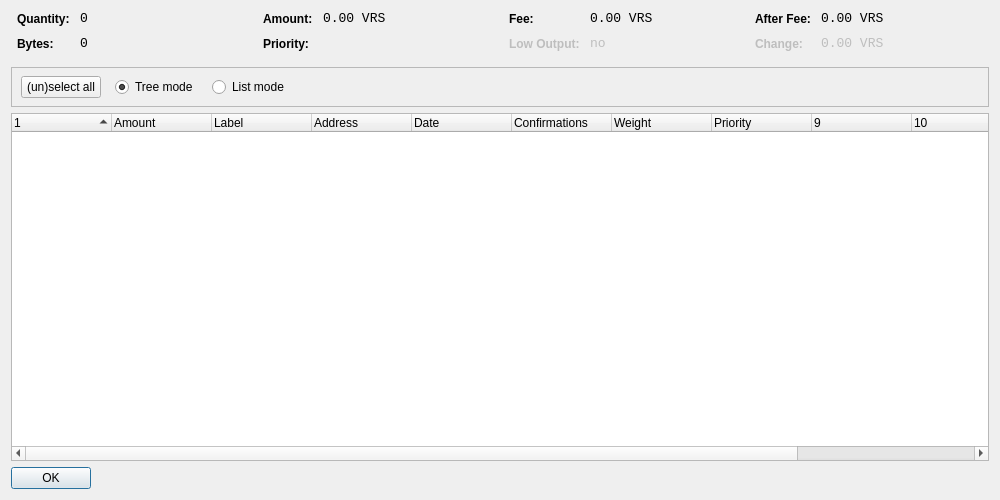
<?xml version="1.0" encoding="UTF-8"?>
<ui version="4.0">
 <class>CoinControlDialog</class>
 <widget class="QWidget" name="CoinControlDialog">
  <property name="geometry">
   <rect>
    <x>0</x>
    <y>0</y>
    <width>1000</width>
    <height>500</height>
   </rect>
  </property>
  <property name="windowTitle">
   <string>Coin Control</string>
  </property>
  <layout class="QVBoxLayout" name="verticalLayout">
   <item>
    <layout class="QHBoxLayout" name="horizontalLayoutTop" stretch="0,0,0,0">
     <property name="topMargin">
      <number>0</number>
     </property>
     <property name="bottomMargin">
      <number>10</number>
     </property>
     <item>
      <layout class="QFormLayout" name="formLayoutCoinControl1">
       <property name="horizontalSpacing">
        <number>10</number>
       </property>
       <property name="verticalSpacing">
        <number>10</number>
       </property>
       <property name="leftMargin">
        <number>6</number>
       </property>
       <property name="rightMargin">
        <number>6</number>
       </property>
       <item row="0" column="0">
        <widget class="QLabel" name="labelCoinControlQuantityText">
         <property name="styleSheet">
          <string notr="true">font-weight:bold;</string>
         </property>
         <property name="text">
          <string>Quantity:</string>
         </property>
        </widget>
       </item>
       <item row="0" column="1">
        <widget class="QLabel" name="labelCoinControlQuantity">
         <property name="font">
          <font>
           <family>Monospace</family>
           <pointsize>10</pointsize>
          </font>
         </property>
         <property name="cursor">
          <cursorShape>IBeamCursor</cursorShape>
         </property>
         <property name="contextMenuPolicy">
          <enum>Qt::ActionsContextMenu</enum>
         </property>
         <property name="text">
          <string notr="true">0</string>
         </property>
         <property name="textInteractionFlags">
          <set>Qt::LinksAccessibleByMouse|Qt::TextSelectableByKeyboard|Qt::TextSelectableByMouse</set>
         </property>
        </widget>
       </item>
       <item row="1" column="0">
        <widget class="QLabel" name="labelCoinControlBytesText">
         <property name="styleSheet">
          <string notr="true">font-weight:bold;</string>
         </property>
         <property name="text">
          <string>Bytes:</string>
         </property>
        </widget>
       </item>
       <item row="1" column="1">
        <widget class="QLabel" name="labelCoinControlBytes">
         <property name="font">
          <font>
           <family>Monospace</family>
           <pointsize>10</pointsize>
          </font>
         </property>
         <property name="cursor">
          <cursorShape>IBeamCursor</cursorShape>
         </property>
         <property name="contextMenuPolicy">
          <enum>Qt::ActionsContextMenu</enum>
         </property>
         <property name="text">
          <string notr="true">0</string>
         </property>
         <property name="textInteractionFlags">
          <set>Qt::LinksAccessibleByMouse|Qt::TextSelectableByKeyboard|Qt::TextSelectableByMouse</set>
         </property>
        </widget>
       </item>
      </layout>
     </item>
     <item>
      <layout class="QFormLayout" name="formLayoutCoinControl2">
       <property name="horizontalSpacing">
        <number>10</number>
       </property>
       <property name="verticalSpacing">
        <number>10</number>
       </property>
       <property name="leftMargin">
        <number>6</number>
       </property>
       <property name="rightMargin">
        <number>6</number>
       </property>
       <item row="0" column="0">
        <widget class="QLabel" name="labelCoinControlAmountText">
         <property name="styleSheet">
          <string notr="true">font-weight:bold;</string>
         </property>
         <property name="text">
          <string>Amount:</string>
         </property>
        </widget>
       </item>
       <item row="0" column="1">
        <widget class="QLabel" name="labelCoinControlAmount">
         <property name="font">
          <font>
           <family>Monospace</family>
           <pointsize>10</pointsize>
          </font>
         </property>
         <property name="cursor">
          <cursorShape>IBeamCursor</cursorShape>
         </property>
         <property name="contextMenuPolicy">
          <enum>Qt::ActionsContextMenu</enum>
         </property>
         <property name="text">
          <string notr="true">0.00 VRS</string>
         </property>
         <property name="textInteractionFlags">
          <set>Qt::LinksAccessibleByMouse|Qt::TextSelectableByKeyboard|Qt::TextSelectableByMouse</set>
         </property>
        </widget>
       </item>
       <item row="1" column="0">
        <widget class="QLabel" name="labelCoinControlPriorityText">
         <property name="styleSheet">
          <string notr="true">font-weight:bold;</string>
         </property>
         <property name="text">
          <string>Priority:</string>
         </property>
        </widget>
       </item>
       <item row="1" column="1">
        <widget class="QLabel" name="labelCoinControlPriority">
         <property name="font">
          <font>
           <family>Monospace</family>
           <pointsize>10</pointsize>
          </font>
         </property>
         <property name="cursor">
          <cursorShape>IBeamCursor</cursorShape>
         </property>
         <property name="contextMenuPolicy">
          <enum>Qt::ActionsContextMenu</enum>
         </property>
         <property name="text">
          <string/>
         </property>
         <property name="textInteractionFlags">
          <set>Qt::LinksAccessibleByMouse|Qt::TextSelectableByKeyboard|Qt::TextSelectableByMouse</set>
         </property>
        </widget>
       </item>
      </layout>
     </item>
     <item>
      <layout class="QFormLayout" name="formLayoutCoinControl3">
       <property name="horizontalSpacing">
        <number>10</number>
       </property>
       <property name="verticalSpacing">
        <number>10</number>
       </property>
       <property name="leftMargin">
        <number>6</number>
       </property>
       <property name="rightMargin">
        <number>6</number>
       </property>
       <item row="0" column="0">
        <widget class="QLabel" name="labelCoinControlFeeText">
         <property name="styleSheet">
          <string notr="true">font-weight:bold;</string>
         </property>
         <property name="text">
          <string>Fee:</string>
         </property>
        </widget>
       </item>
       <item row="0" column="1">
        <widget class="QLabel" name="labelCoinControlFee">
         <property name="font">
          <font>
           <family>Monospace</family>
           <pointsize>10</pointsize>
          </font>
         </property>
         <property name="cursor">
          <cursorShape>IBeamCursor</cursorShape>
         </property>
         <property name="contextMenuPolicy">
          <enum>Qt::ActionsContextMenu</enum>
         </property>
         <property name="text">
          <string notr="true">0.00 VRS</string>
         </property>
         <property name="textInteractionFlags">
          <set>Qt::LinksAccessibleByMouse|Qt::TextSelectableByKeyboard|Qt::TextSelectableByMouse</set>
         </property>
        </widget>
       </item>
       <item row="1" column="0">
        <widget class="QLabel" name="labelCoinControlLowOutputText">
         <property name="enabled">
          <bool>false</bool>
         </property>
         <property name="styleSheet">
          <string notr="true">font-weight:bold;</string>
         </property>
         <property name="text">
          <string>Low Output:</string>
         </property>
        </widget>
       </item>
       <item row="1" column="1">
        <widget class="QLabel" name="labelCoinControlLowOutput">
         <property name="enabled">
          <bool>false</bool>
         </property>
         <property name="font">
          <font>
           <family>Monospace</family>
           <pointsize>10</pointsize>
          </font>
         </property>
         <property name="cursor">
          <cursorShape>IBeamCursor</cursorShape>
         </property>
         <property name="contextMenuPolicy">
          <enum>Qt::ActionsContextMenu</enum>
         </property>
         <property name="text">
          <string>no</string>
         </property>
         <property name="textInteractionFlags">
          <set>Qt::LinksAccessibleByMouse|Qt::TextSelectableByKeyboard|Qt::TextSelectableByMouse</set>
         </property>
        </widget>
       </item>
      </layout>
     </item>
     <item>
      <layout class="QFormLayout" name="formLayoutCoinControl4">
       <property name="horizontalSpacing">
        <number>10</number>
       </property>
       <property name="verticalSpacing">
        <number>10</number>
       </property>
       <property name="leftMargin">
        <number>6</number>
       </property>
       <property name="rightMargin">
        <number>6</number>
       </property>
       <item row="0" column="0">
        <widget class="QLabel" name="labelCoinControlAfterFeeText">
         <property name="styleSheet">
          <string notr="true">font-weight:bold;</string>
         </property>
         <property name="text">
          <string>After Fee:</string>
         </property>
        </widget>
       </item>
       <item row="0" column="1">
        <widget class="QLabel" name="labelCoinControlAfterFee">
         <property name="font">
          <font>
           <family>Monospace</family>
           <pointsize>10</pointsize>
          </font>
         </property>
         <property name="cursor">
          <cursorShape>IBeamCursor</cursorShape>
         </property>
         <property name="contextMenuPolicy">
          <enum>Qt::ActionsContextMenu</enum>
         </property>
         <property name="text">
          <string notr="true">0.00 VRS</string>
         </property>
         <property name="textInteractionFlags">
          <set>Qt::LinksAccessibleByMouse|Qt::TextSelectableByKeyboard|Qt::TextSelectableByMouse</set>
         </property>
        </widget>
       </item>
       <item row="1" column="0">
        <widget class="QLabel" name="labelCoinControlChangeText">
         <property name="enabled">
          <bool>false</bool>
         </property>
         <property name="styleSheet">
          <string notr="true">font-weight:bold;</string>
         </property>
         <property name="text">
          <string>Change:</string>
         </property>
        </widget>
       </item>
       <item row="1" column="1">
        <widget class="QLabel" name="labelCoinControlChange">
         <property name="enabled">
          <bool>false</bool>
         </property>
         <property name="font">
          <font>
           <family>Monospace</family>
           <pointsize>10</pointsize>
          </font>
         </property>
         <property name="cursor">
          <cursorShape>IBeamCursor</cursorShape>
         </property>
         <property name="contextMenuPolicy">
          <enum>Qt::ActionsContextMenu</enum>
         </property>
         <property name="text">
          <string notr="true">0.00 VRS</string>
         </property>
         <property name="textInteractionFlags">
          <set>Qt::LinksAccessibleByMouse|Qt::TextSelectableByKeyboard|Qt::TextSelectableByMouse</set>
         </property>
        </widget>
       </item>
      </layout>
     </item>
    </layout>
   </item>
   <item>
    <widget class="QFrame" name="frame">
     <property name="minimumSize">
      <size>
       <width>0</width>
       <height>40</height>
      </size>
     </property>
     <property name="frameShape">
      <enum>QFrame::StyledPanel</enum>
     </property>
     <property name="frameShadow">
      <enum>QFrame::Sunken</enum>
     </property>
     <widget class="QWidget" name="horizontalLayoutWidget">
      <property name="geometry">
       <rect>
        <x>10</x>
        <y>0</y>
        <width>781</width>
        <height>41</height>
       </rect>
      </property>
      <layout class="QHBoxLayout" name="horizontalLayoutPanel" stretch="0,0,0,0">
       <property name="spacing">
        <number>14</number>
       </property>
       <item>
        <widget class="QPushButton" name="pushButtonSelectAll">
         <property name="sizePolicy">
          <sizepolicy hsizetype="Maximum" vsizetype="Fixed">
           <horstretch>0</horstretch>
           <verstretch>0</verstretch>
          </sizepolicy>
         </property>
         <property name="text">
          <string>(un)select all</string>
         </property>
        </widget>
       </item>
       <item>
        <widget class="QRadioButton" name="radioTreeMode">
         <property name="sizePolicy">
          <sizepolicy hsizetype="Maximum" vsizetype="Fixed">
           <horstretch>0</horstretch>
           <verstretch>0</verstretch>
          </sizepolicy>
         </property>
         <property name="text">
          <string>Tree mode</string>
         </property>
         <property name="checked">
          <bool>true</bool>
         </property>
        </widget>
       </item>
       <item>
        <widget class="QRadioButton" name="radioListMode">
         <property name="sizePolicy">
          <sizepolicy hsizetype="Maximum" vsizetype="Fixed">
           <horstretch>0</horstretch>
           <verstretch>0</verstretch>
          </sizepolicy>
         </property>
         <property name="text">
          <string>List mode</string>
         </property>
        </widget>
       </item>
       <item>
        <spacer name="horizontalSpacer">
         <property name="orientation">
          <enum>Qt::Horizontal</enum>
         </property>
         <property name="sizeHint" stdset="0">
          <size>
           <width>40</width>
           <height>20</height>
          </size>
         </property>
        </spacer>
       </item>
      </layout>
     </widget>
    </widget>
   </item>
   <item>
    <widget class="CoinControlTreeWidget" name="treeWidget">
     <property name="contextMenuPolicy">
      <enum>Qt::CustomContextMenu</enum>
     </property>
     <property name="sortingEnabled">
      <bool>false</bool>
     </property>
     <property name="columnCount">
      <number>12</number>
     </property>
     <attribute name="headerShowSortIndicator" stdset="0">
      <bool>true</bool>
     </attribute>
     <attribute name="headerStretchLastSection">
      <bool>false</bool>
     </attribute>
     <column>
      <property name="text">
       <string/>
      </property>
     </column>
     <column>
      <property name="text">
       <string>Amount</string>
      </property>
     </column>
     <column>
      <property name="text">
       <string>Label</string>
      </property>
     </column>
     <column>
      <property name="text">
       <string>Address</string>
      </property>
     </column>
     <column>
      <property name="text">
       <string>Date</string>
      </property>
     </column>
     <column>
      <property name="text">
       <string>Confirmations</string>
      </property>
      <property name="toolTip">
       <string>Confirmed</string>
      </property>
     </column>
     <column>
      <property name="text">
       <string>Weight</string>
      </property>
     </column>
     <column>
      <property name="text">
       <string>Priority</string>
      </property>
     </column>
     <column>
      <property name="text">
       <string/>
      </property>
     </column>
     <column>
      <property name="text">
       <string/>
      </property>
     </column>
     <column>
      <property name="text">
       <string/>
      </property>
     </column>
     <column>
      <property name="text">
       <string/>
      </property>
     </column>
    </widget>
   </item>
   <item>
    <widget class="QDialogButtonBox" name="buttonBox">
     <property name="sizePolicy">
      <sizepolicy hsizetype="Maximum" vsizetype="Fixed">
       <horstretch>0</horstretch>
       <verstretch>0</verstretch>
      </sizepolicy>
     </property>
     <property name="orientation">
      <enum>Qt::Horizontal</enum>
     </property>
     <property name="standardButtons">
      <set>QDialogButtonBox::Ok</set>
     </property>
    </widget>
   </item>
  </layout>
 </widget>
 <customwidgets>
  <customwidget>
   <class>CoinControlTreeWidget</class>
   <extends>QTreeWidget</extends>
   <header>coincontroltreewidget.h</header>
  </customwidget>
 </customwidgets>
 <resources/>
 <connections/>
</ui>
